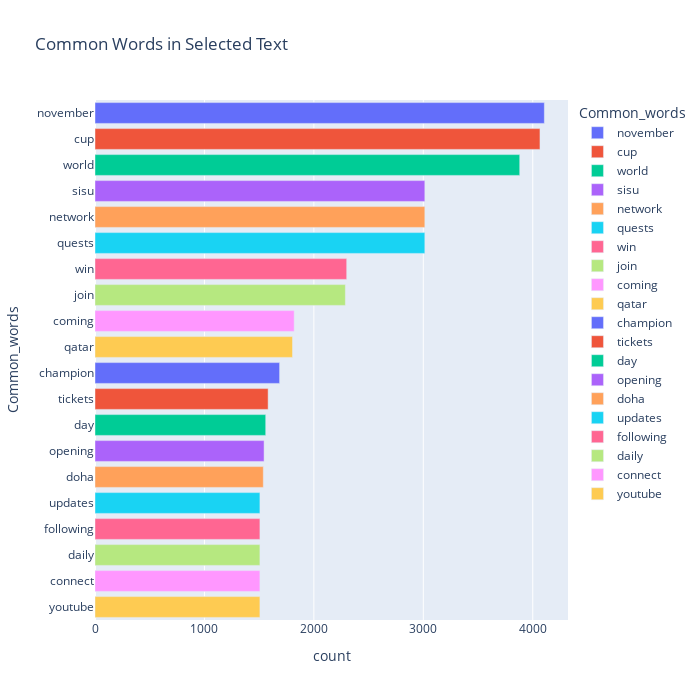

This figure's notebook cell:
### Code cell
fig = px.bar(temp, x="count", y="Common_words", title='Common Words in Selected Text', orientation='h', 
             width=700, height=700,color='Common_words')
fig.show()

### Figure 1 — Plotly figure (JSON) as saved in the notebook; plotly's stock layout.template omitted (floating-point values rounded to 4 significant figures)
{"data": [{"alignmentgroup": "True", "hovertemplate": "Common_words=%{y}<br>count=%{x}<extra></extra>", "legendgroup": "november", "marker": {"color": "#636efa", "pattern": {"shape": ""}}, "name": "november", "offsetgroup": "november", "orientation": "h", "showlegend": true, "textposition": "auto", "type": "bar", "x": [4106], "xaxis": "x", "y": ["november"], "yaxis": "y"}, {"alignmentgroup": "True", "hovertemplate": "Common_words=%{y}<br>count=%{x}<extra></extra>", "legendgroup": "cup", "marker": {"color": "#EF553B", "pattern": {"shape": ""}}, "name": "cup", "offsetgroup": "cup", "orientation": "h", "showlegend": true, "textposition": "auto", "type": "bar", "x": [4066], "xaxis": "x", "y": ["cup"], "yaxis": "y"}, {"alignmentgroup": "True", "hovertemplate": "Common_words=%{y}<br>count=%{x}<extra></extra>", "legendgroup": "world", "marker": {"color": "#00cc96", "pattern": {"shape": ""}}, "name": "world", "offsetgroup": "world", "orientation": "h", "showlegend": true, "textposition": "auto", "type": "bar", "x": [3881], "xaxis": "x", "y": ["world"], "yaxis": "y"}, {"alignmentgroup": "True", "hovertemplate": "Common_words=%{y}<br>count=%{x}<extra></extra>", "legendgroup": "sisu", "marker": {"color": "#ab63fa", "pattern": {"shape": ""}}, "name": "sisu", "offsetgroup": "sisu", "orientation": "h", "showlegend": true, "textposition": "auto", "type": "bar", "x": [3014], "xaxis": "x", "y": ["sisu"], "yaxis": "y"}, {"alignmentgroup": "True", "hovertemplate": "Common_words=%{y}<br>count=%{x}<extra></extra>", "legendgroup": "network", "marker": {"color": "#FFA15A", "pattern": {"shape": ""}}, "name": "network", "offsetgroup": "network", "orientation": "h", "showlegend": true, "textposition": "auto", "type": "bar", "x": [3014], "xaxis": "x", "y": ["network"], "yaxis": "y"}, {"alignmentgroup": "True", "hovertemplate": "Common_words=%{y}<br>count=%{x}<extra></extra>", "legendgroup": "quests", "marker": {"color": "#19d3f3", "pattern": {"shape": ""}}, "name": "quests", "offsetgroup": "quests", "orientation": "h", "showlegend": true, "textposition": "auto", "type": "bar", "x": [3014], "xaxis": "x", "y": ["quests"], "yaxis": "y"}, {"alignmentgroup": "True", "hovertemplate": "Common_words=%{y}<br>count=%{x}<extra></extra>", "legendgroup": "win", "marker": {"color": "#FF6692", "pattern": {"shape": ""}}, "name": "win", "offsetgroup": "win", "orientation": "h", "showlegend": true, "textposition": "auto", "type": "bar", "x": [2300], "xaxis": "x", "y": ["win"], "yaxis": "y"}, {"alignmentgroup": "True", "hovertemplate": "Common_words=%{y}<br>count=%{x}<extra></extra>", "legendgroup": "join", "marker": {"color": "#B6E880", "pattern": {"shape": ""}}, "name": "join", "offsetgroup": "join", "orientation": "h", "showlegend": true, "textposition": "auto", "type": "bar", "x": [2288], "xaxis": "x", "y": ["join"], "yaxis": "y"}, {"alignmentgroup": "True", "hovertemplate": "Common_words=%{y}<br>count=%{x}<extra></extra>", "legendgroup": "coming", "marker": {"color": "#FF97FF", "pattern": {"shape": ""}}, "name": "coming", "offsetgroup": "coming", "orientation": "h", "showlegend": true, "textposition": "auto", "type": "bar", "x": [1820], "xaxis": "x", "y": ["coming"], "yaxis": "y"}, {"alignmentgroup": "True", "hovertemplate": "Common_words=%{y}<br>count=%{x}<extra></extra>", "legendgroup": "qatar", "marker": {"color": "#FECB52", "pattern": {"shape": ""}}, "name": "qatar", "offsetgroup": "qatar", "orientation": "h", "showlegend": true, "textposition": "auto", "type": "bar", "x": [1805], "xaxis": "x", "y": ["qatar"], "yaxis": "y"}, {"alignmentgroup": "True", "hovertemplate": "Common_words=%{y}<br>count=%{x}<extra></extra>", "legendgroup": "champion", "marker": {"color": "#636efa", "pattern": {"shape": ""}}, "name": "champion", "offsetgroup": "champion", "orientation": "h", "showlegend": true, "textposition": "auto", "type": "bar", "x": [1687], "xaxis": "x", "y": ["champion"], "yaxis": "y"}, {"alignmentgroup": "True", "hovertemplate": "Common_words=%{y}<br>count=%{x}<extra></extra>", "legendgroup": "tickets", "marker": {"color": "#EF553B", "pattern": {"shape": ""}}, "name": "tickets", "offsetgroup": "tickets", "orientation": "h", "showlegend": true, "textposition": "auto", "type": "bar", "x": [1582], "xaxis": "x", "y": ["tickets"], "yaxis": "y"}, {"alignmentgroup": "True", "hovertemplate": "Common_words=%{y}<br>count=%{x}<extra></extra>", "legendgroup": "day", "marker": {"color": "#00cc96", "pattern": {"shape": ""}}, "name": "day", "offsetgroup": "day", "orientation": "h", "showlegend": true, "textposition": "auto", "type": "bar", "x": [1560], "xaxis": "x", "y": ["day"], "yaxis": "y"}, {"alignmentgroup": "True", "hovertemplate": "Common_words=%{y}<br>count=%{x}<extra></extra>", "legendgroup": "opening", "marker": {"color": "#ab63fa", "pattern": {"shape": ""}}, "name": "opening", "offsetgroup": "opening", "orientation": "h", "showlegend": true, "textposition": "auto", "type": "bar", "x": [1545], "xaxis": "x", "y": ["opening"], "yaxis": "y"}, {"alignmentgroup": "True", "hovertemplate": "Common_words=%{y}<br>count=%{x}<extra></extra>", "legendgroup": "doha", "marker": {"color": "#FFA15A", "pattern": {"shape": ""}}, "name": "doha", "offsetgroup": "doha", "orientation": "h", "showlegend": true, "textposition": "auto", "type": "bar", "x": [1538], "xaxis": "x", "y": ["doha"], "yaxis": "y"}, {"alignmentgroup": "True", "hovertemplate": "Common_words=%{y}<br>count=%{x}<extra></extra>", "legendgroup": "updates", "marker": {"color": "#19d3f3", "pattern": {"shape": ""}}, "name": "updates", "offsetgroup": "updates", "orientation": "h", "showlegend": true, "textposition": "auto", "type": "bar", "x": [1507], "xaxis": "x", "y": ["updates"], "yaxis": "y"}, {"alignmentgroup": "True", "hovertemplate": "Common_words=%{y}<br>count=%{x}<extra></extra>", "legendgroup": "following", "marker": {"color": "#FF6692", "pattern": {"shape": ""}}, "name": "following", "offsetgroup": "following", "orientation": "h", "showlegend": true, "textposition": "auto", "type": "bar", "x": [1507], "xaxis": "x", "y": ["following"], "yaxis": "y"}, {"alignmentgroup": "True", "hovertemplate": "Common_words=%{y}<br>count=%{x}<extra></extra>", "legendgroup": "daily", "marker": {"color": "#B6E880", "pattern": {"shape": ""}}, "name": "daily", "offsetgroup": "daily", "orientation": "h", "showlegend": true, "textposition": "auto", "type": "bar", "x": [1507], "xaxis": "x", "y": ["daily"], "yaxis": "y"}, {"alignmentgroup": "True", "hovertemplate": "Common_words=%{y}<br>count=%{x}<extra></extra>", "legendgroup": "connect", "marker": {"color": "#FF97FF", "pattern": {"shape": ""}}, "name": "connect", "offsetgroup": "connect", "orientation": "h", "showlegend": true, "textposition": "auto", "type": "bar", "x": [1507], "xaxis": "x", "y": ["connect"], "yaxis": "y"}, {"alignmentgroup": "True", "hovertemplate": "Common_words=%{y}<br>count=%{x}<extra></extra>", "legendgroup": "youtube", "marker": {"color": "#FECB52", "pattern": {"shape": ""}}, "name": "youtube", "offsetgroup": "youtube", "orientation": "h", "showlegend": true, "textposition": "auto", "type": "bar", "x": [1507], "xaxis": "x", "y": ["youtube"], "yaxis": "y"}], "layout": {"barmode": "relative", "height": 700, "legend": {"title": {"text": "Common_words"}, "tracegroupgap": 0}, "title": {"text": "Common Words in Selected Text"}, "width": 700, "xaxis": {"anchor": "y", "domain": [0, 1], "title": {"text": "count"}}, "yaxis": {"anchor": "x", "categoryarray": ["youtube", "connect", "daily", "following", "updates", "doha", "opening", "day", "tickets", "champion", "qatar", "coming", "join", "win", "quests", "network", "sisu", "world", "cup", "november"], "categoryorder": "array", "domain": [0, 1], "title": {"text": "Common_words"}}}}
